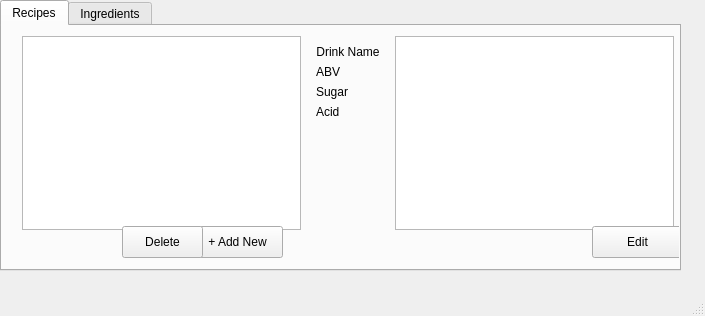
<?xml version="1.0" encoding="UTF-8"?>
<ui version="4.0">
 <class>MainWindow</class>
 <widget class="QMainWindow" name="MainWindow">
  <property name="geometry">
   <rect>
    <x>0</x>
    <y>0</y>
    <width>705</width>
    <height>316</height>
   </rect>
  </property>
  <property name="windowTitle">
   <string>MainWindow</string>
  </property>
  <widget class="QWidget" name="centralwidget">
   <property name="enabled">
    <bool>true</bool>
   </property>
   <widget class="QTabWidget" name="tabWidget">
    <property name="geometry">
     <rect>
      <x>0</x>
      <y>0</y>
      <width>681</width>
      <height>271</height>
     </rect>
    </property>
    <property name="currentIndex">
     <number>0</number>
    </property>
    <widget class="QWidget" name="tab_recipes">
     <attribute name="title">
      <string>Recipes</string>
     </attribute>
     <widget class="QWidget" name="layoutWidget">
      <property name="geometry">
       <rect>
        <x>20</x>
        <y>10</y>
        <width>652</width>
        <height>194</height>
       </rect>
      </property>
      <layout class="QHBoxLayout" name="horizontalLayout">
       <item>
        <widget class="QListWidget" name="list_drinks"/>
       </item>
       <item>
        <widget class="QWidget" name="widget" native="true">
         <layout class="QFormLayout" name="formLayout_5">
          <item row="0" column="0" colspan="2">
           <widget class="QLabel" name="label_drink_name">
            <property name="text">
             <string>Drink Name</string>
            </property>
            <property name="textFormat">
             <enum>Qt::AutoText</enum>
            </property>
            <property name="alignment">
             <set>Qt::AlignCenter</set>
            </property>
           </widget>
          </item>
          <item row="1" column="0">
           <widget class="QLabel" name="label_3">
            <property name="text">
             <string>ABV</string>
            </property>
           </widget>
          </item>
          <item row="1" column="1">
           <widget class="QLabel" name="label_drink_abv">
            <property name="text">
             <string>&lt;name&gt;</string>
            </property>
           </widget>
          </item>
          <item row="2" column="0">
           <widget class="QLabel" name="label_6">
            <property name="text">
             <string>Sugar</string>
            </property>
           </widget>
          </item>
          <item row="2" column="1">
           <widget class="QLabel" name="label_drink_sugar">
            <property name="text">
             <string>&lt;name&gt;</string>
            </property>
           </widget>
          </item>
          <item row="3" column="0">
           <widget class="QLabel" name="label_8">
            <property name="text">
             <string>Acid</string>
            </property>
           </widget>
          </item>
          <item row="3" column="1">
           <widget class="QLabel" name="label_drink_acid">
            <property name="text">
             <string>&lt;name&gt;</string>
            </property>
           </widget>
          </item>
         </layout>
        </widget>
       </item>
       <item>
        <widget class="QListWidget" name="list_liquids"/>
       </item>
      </layout>
     </widget>
     <widget class="QPushButton" name="pushButton_add_drink">
      <property name="geometry">
       <rect>
        <x>190</x>
        <y>200</y>
        <width>91</width>
        <height>32</height>
       </rect>
      </property>
      <property name="text">
       <string>+ Add New</string>
      </property>
     </widget>
     <widget class="QPushButton" name="pushButton_del_drink">
      <property name="geometry">
       <rect>
        <x>120</x>
        <y>200</y>
        <width>81</width>
        <height>32</height>
       </rect>
      </property>
      <property name="text">
       <string>Delete</string>
      </property>
     </widget>
     <widget class="QPushButton" name="pushButton_edit_drink">
      <property name="geometry">
       <rect>
        <x>590</x>
        <y>200</y>
        <width>91</width>
        <height>32</height>
       </rect>
      </property>
      <property name="text">
       <string>Edit</string>
      </property>
     </widget>
    </widget>
    <widget class="QWidget" name="tab_ing">
     <attribute name="title">
      <string>Ingredients</string>
     </attribute>
     <widget class="QListWidget" name="list_ingredients">
      <property name="geometry">
       <rect>
        <x>20</x>
        <y>10</y>
        <width>256</width>
        <height>171</height>
       </rect>
      </property>
     </widget>
     <widget class="QPushButton" name="pushButton_ing_add">
      <property name="geometry">
       <rect>
        <x>182</x>
        <y>180</y>
        <width>101</width>
        <height>32</height>
       </rect>
      </property>
      <property name="text">
       <string>+ Add New</string>
      </property>
     </widget>
     <widget class="QWidget" name="formLayoutWidget">
      <property name="geometry">
       <rect>
        <x>290</x>
        <y>10</y>
        <width>231</width>
        <height>171</height>
       </rect>
      </property>
      <layout class="QFormLayout" name="formLayout_6">
       <item row="0" column="0">
        <widget class="QLabel" name="label">
         <property name="text">
          <string>Name</string>
         </property>
        </widget>
       </item>
       <item row="0" column="1">
        <widget class="QLineEdit" name="lineEdit_ing_name"/>
       </item>
       <item row="1" column="0">
        <widget class="QLabel" name="label_2">
         <property name="text">
          <string>ABV (%)</string>
         </property>
        </widget>
       </item>
       <item row="1" column="1">
        <widget class="QLineEdit" name="lineEdit_ing_abv">
         <property name="sizePolicy">
          <sizepolicy hsizetype="Expanding" vsizetype="Fixed">
           <horstretch>0</horstretch>
           <verstretch>0</verstretch>
          </sizepolicy>
         </property>
        </widget>
       </item>
       <item row="2" column="0">
        <widget class="QLabel" name="label_12">
         <property name="text">
          <string>Acid (%)</string>
         </property>
        </widget>
       </item>
       <item row="2" column="1">
        <widget class="QLineEdit" name="lineEdit_ing_acid"/>
       </item>
       <item row="3" column="0">
        <widget class="QLabel" name="label_13">
         <property name="text">
          <string>Sugar (%)</string>
         </property>
        </widget>
       </item>
       <item row="3" column="1">
        <widget class="QLineEdit" name="lineEdit_ing_sugar"/>
       </item>
       <item row="4" column="1">
        <widget class="QPushButton" name="pushButton_ing_save">
         <property name="sizePolicy">
          <sizepolicy hsizetype="Fixed" vsizetype="Fixed">
           <horstretch>0</horstretch>
           <verstretch>0</verstretch>
          </sizepolicy>
         </property>
         <property name="text">
          <string>Save</string>
         </property>
        </widget>
       </item>
      </layout>
     </widget>
     <widget class="QPushButton" name="pushButton_ing_del">
      <property name="geometry">
       <rect>
        <x>120</x>
        <y>180</y>
        <width>71</width>
        <height>32</height>
       </rect>
      </property>
      <property name="text">
       <string>Delete</string>
      </property>
     </widget>
    </widget>
   </widget>
  </widget>
  <widget class="QMenuBar" name="menubar">
   <property name="geometry">
    <rect>
     <x>0</x>
     <y>0</y>
     <width>705</width>
     <height>22</height>
    </rect>
   </property>
  </widget>
  <widget class="QStatusBar" name="statusbar"/>
 </widget>
 <resources/>
 <connections/>
</ui>
